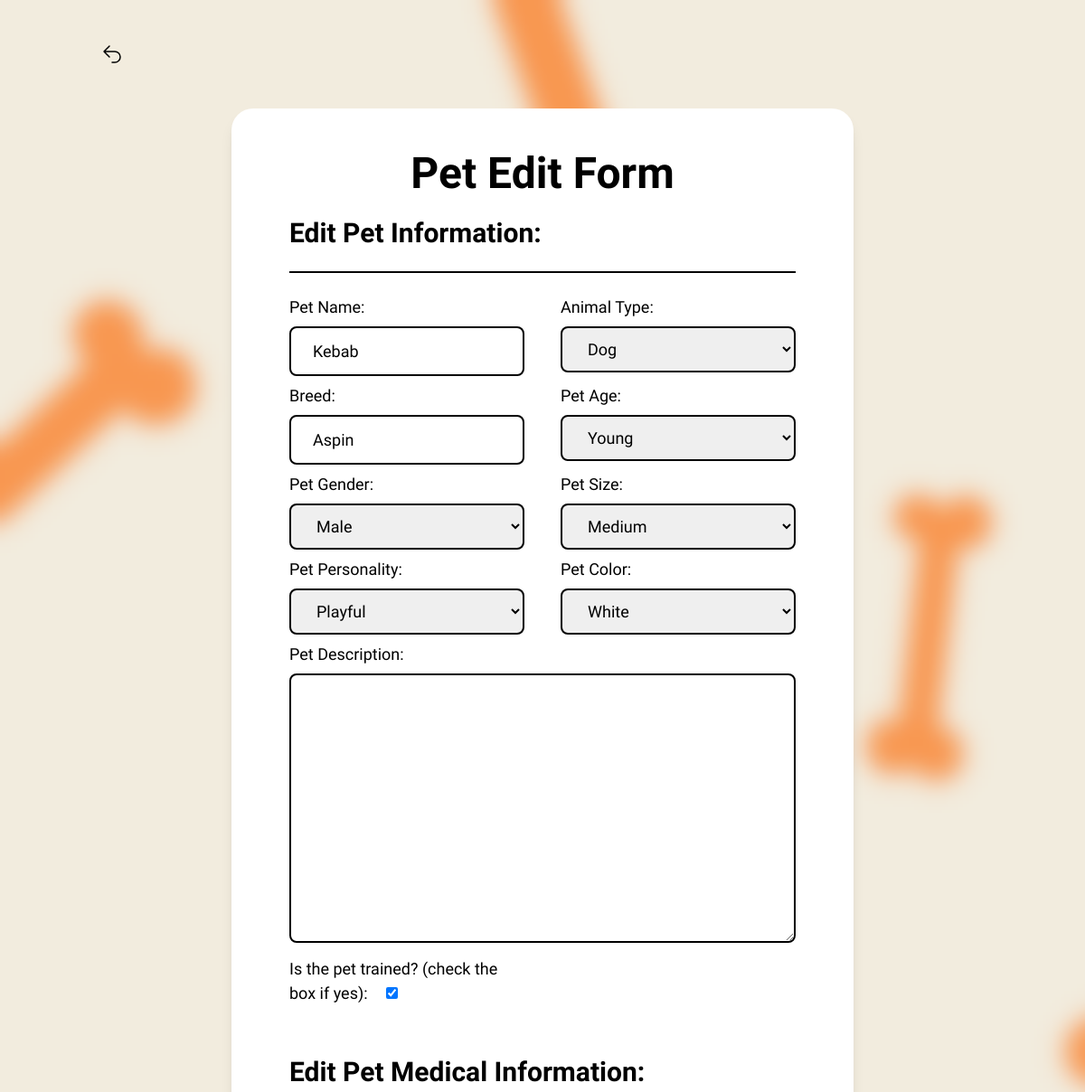
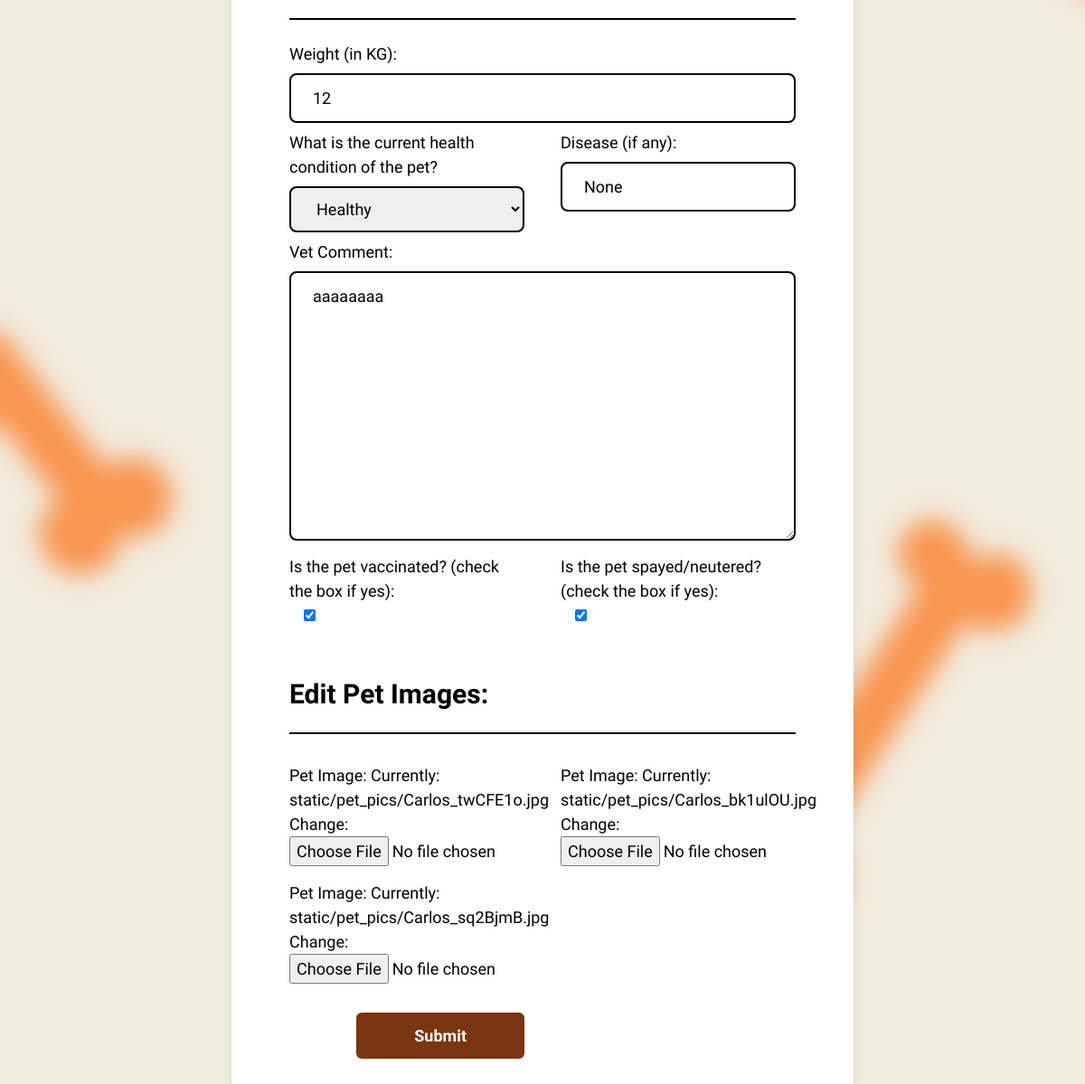
Page /staff/dashboard/pets/edit_pet/kebab/ (signed in) on the committed database (2 pictures, top to bottom).
### pets/models.py (models this page shows, shortened)
class Pet(models.Model):
    petId = models.CharField(max_length=10, default=generate_pet_key, primary_key=True, unique=True)
    petName = models.CharField(max_length=50, null=False, blank=False, unique=True)
    animalType = models.CharField(max_length=20, choices=ANIMAL_TYPES_CHOICES, null=False, blank=False)
    breed = models.CharField(max_length=50, null=False, blank=False)
    petAge = models.CharField(max_length=50, null=False, blank=False, choices=PET_AGE_CHOICES)
    petGender = models.CharField(max_length=20, choices=GENDER_CHOICES, null=False, blank=False, default="")
    petSize = models.CharField(max_length=20, choices=PET_SIZE_CHOICES, null=False, blank=False)
    petColor = models.CharField(max_length=20, choices=COLOR_CHOICES, null=False, blank=False, default="")
    petDescription = models.TextField(max_length=500, blank=True, null=True)
    petPersonality = models.CharField(max_length=50, choices=PERSONALITY_CHOICES, blank=False, null=False, default="")
    dateAcquired = models.DateField(blank=False, null=False, default=timezone.now)
    isTrained = models.BooleanField(default=False)
    slug = models.SlugField(unique=True, blank=True)

class PetMedical(models.Model):
    petId = models.OneToOneField(Pet, null=False, blank=False, on_delete=models.CASCADE)
    petWeight = models.IntegerField(blank=False, null=False)
    isVaccinated = models.BooleanField()
    isNeutered_or_Spayed = models.BooleanField()
    healthCondition = models.CharField(max_length=30, null=False, choices=HEALTH_CONDITIONS)
    disease = models.CharField(max_length=100, null=False)
    comment = models.TextField(max_length=500, blank=True, null=True)

### staff/decorators.py (the view)
    def _wrapped_view(request, *args, **kwargs):
        if not request.user.is_staff:
            return HttpResponseForbidden("You don't have permission to access this page.")
        return view_func(request, *args, **kwargs)

### staff/templates/staff/edit_pet.html (shortened to what this page needs)
<!DOCTYPE html>
<html lang="en">
<head>
    <script src="https://cdn.tailwindcss.com"></script>
</head>
<body style="background-image: url('/static/image/staffbg.png'); background-size: cover;">
    <a href="javascript:history.back()" class="text-black text-2xl font-bold ml-10 my-14" style="font-family: 'Imprima';">
        <button class="mt-10 ml-10 transition ease-in-out delay-150 font-semibold px-8 py-2 rounded-md hover:-translate-y-1 hover:scale-110 duration-300">
            <svg xmlns="http://www.w3.org/2000/svg" fill="none" viewBox="0 0 24 24" stroke-width="1.5" stroke="Black" class="w-6 h-6">
                <path stroke-linecap="round" stroke-linejoin="round" d="M9 15L3 9m0 0l6-6M3 9h12a6 6 0 010 12h-3" />
              </svg>
        </button>
     </a>
    <div class="mx-64 mt-10 mb-20 py-12 px-16 bg-white rounded-3xl shadow-lg">
        <h1 class=" text-black text-5xl text-center pb-6" style="font-family: 'Imprima'; font-weight: bold;">Pet Edit Form</h1>
        <form action="" method="POST" enctype="multipart/form-data" class="grid grid-cols-2 gap-x-10" style="font-family: 'Imprima'; font-size: 18px;">
            <div class="col-span-2">
                <h1 class=" text-black text-3xl" style="font-family: 'Imprima'; font-weight: bold;">Edit Pet Information:</h1>
                <p class="border-b-2 mb-6 mt-6 border-black"></p>
            </div>
            <div>
                {{ pet_form.petName.label_tag }}
                {{ pet_form.petName }}
            </div>
            <div>
                {{ pet_form.animalType.label_tag }}
                {{ pet_form.animalType }}
            </div>
            <div>
                {{ pet_form.breed.label_tag }}
                {{ pet_form.breed }}
            </div>
            <div>
                {{ pet_form.petAge.label_tag }}
                {{ pet_form.petAge }}
            </div>
            <div>
                {{ pet_form.petGender.label_tag }}
                {{ pet_form.petGender }}
            </div>
            <div>
                {{ pet_form.petSize.label_tag }}
                {{ pet_form.petSize }}
            </div>
            <div>
                {{ pet_form.petPersonality.label_tag }}
                {{ pet_form.petPersonality }}
            </div>
            <div>
                {{ pet_form.petColor.label_tag }}
                {{ pet_form.petColor }}
            </div>
            <div class="col-span-2">
                {{ pet_form.petDescription.label_tag }}
                {{ pet_form.petDescription }}
            </div>
            <div>
                {{ pet_form.isTrained.label_tag }}
                {{ pet_form.isTrained }}
            </div>
            <div class="col-span-2 mt-14">
                <h1 class=" text-black text-3xl" style="font-family: 'Imprima'; font-weight: bold;">Edit Pet Medical Information:</h1>
                <p class="border-b-2 mb-6 mt-6 border-black"></p>
            </div>
            <div class="col-span-2">
                {{ medical_form.petWeight.label_tag }}
                {{ medical_form.petWeight }}
            </div>
            <div>
                {{ medical_form.healthCondition.label_tag }}
                {{ medical_form.healthCondition }}
            </div>
            <div>
                {{ medical_form.disease.label_tag }}
                {{ medical_form.disease }}
            </div>
            <div class="col-span-2">
                {{ medical_form.comment.label_tag }}
                {{ medical_form.comment }}
            </div>
            <div>
                {{ medical_form.isVaccinated.label_tag }} <br>
                {{ medical_form.isVaccinated }}
            </div>
            <div>
                {{ medical_form.isNeutered_or_Spayed.label_tag }} <br>
                {{ medical_form.isNeutered_or_Spayed }}
            </div>
            <div class="col-span-2 mt-14">
                <h1 class=" text-black text-3xl" style="font-family: 'Imprima'; font-weight: bold;">Edit Pet Images:</h1>
                <p class="border-b-2 mb-6 mt-6 border-black"></p>
            </div>
            {% for form in ImageFormset.forms %}
                <div class="my-2">
                    {{ form.as_p }}
                </div>
            {% endfor %}
            <div></div>
            <div class="flex justify-end">
                <button onclick="confirmAction()" type="submit" class="font-semibold text-white px-16 py-3 mt-6 rounded-md bg-amber-900 hover:bg-yellow-800" onclick="confirmAction()">
                    Submit
                </button>
            </div>
        </form>
    </div>
</body>
</html>

### rows in the picture
Pet: petName "Kebab", animalType "Dog", breed "Aspin", petAge "Young", petGender "Male", petSize "Medium", petPersonality "Playful", petColor "White", isTrained "☑"
PetMedical: petWeight "12", healthCondition "Healthy", disease "None", comment "aaaaaaaa", isVaccinated "☑", isNeutered_or_Spayed "☑"

### other values in the picture
{{ pet_form.petName.label_tag }} "Pet Name:"
{{ pet_form.animalType.label_tag }} "Animal Type:"
{{ pet_form.breed.label_tag }} "Breed:"
{{ pet_form.petAge.label_tag }} "Pet Age:"
{{ pet_form.petGender.label_tag }} "Pet Gender:"
{{ pet_form.petSize.label_tag }} "Pet Size:"
{{ pet_form.petPersonality.label_tag }} "Pet Personality:"
{{ pet_form.petColor.label_tag }} "Pet Color:"
{{ pet_form.petDescription.label_tag }} "Pet Description:"
{{ pet_form.isTrained.label_tag }} "Is the pet trained? (check the box if yes):"
{{ medical_form.petWeight.label_tag }} "Weight (in KG):"
{{ medical_form.healthCondition.label_tag }} "What is the current health condition of the pet?"
{{ medical_form.disease.label_tag }} "Disease (if any):"
{{ medical_form.comment.label_tag }} "Vet Comment:"
{{ medical_form.isVaccinated.label_tag }} "Is the pet vaccinated? (check the box if yes):"
